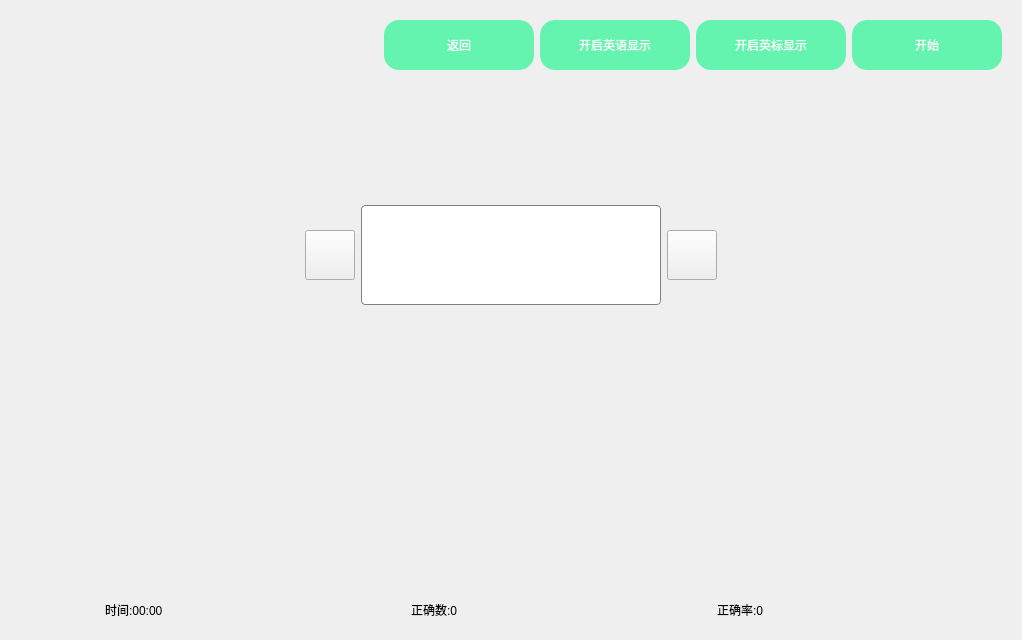
     <widget class="QWidget" name="page2">
      <layout class="QVBoxLayout" name="verticalLayout_7">
       <item>
        <widget class="QWidget" name="widget" native="true">
         <property name="minimumSize">
          <size>
           <width>100</width>
           <height>50</height>
          </size>
         </property>
         <layout class="QHBoxLayout" name="horizontalLayout">
          <item>
           <spacer name="horizontalSpacer">
            <property name="orientation">
             <enum>Qt::Horizontal</enum>
            </property>
            <property name="sizeHint" stdset="0">
             <size>
              <width>40</width>
              <height>20</height>
             </size>
            </property>
           </spacer>
          </item>
          <item>
           <widget class="QPushButton" name="btn_page2">
            <property name="minimumSize">
             <size>
              <width>150</width>
              <height>50</height>
             </size>
            </property>
            <property name="maximumSize">
             <size>
              <width>50</width>
              <height>50</height>
             </size>
            </property>
            <property name="styleSheet">
             <string notr="true">QPushButton{font: 25 12pt '微软雅黑 Light';color: rgb(255,255,255);background-color: rgb(100,244,175);border: none;border-radius:15px;}
QPushButton:hover{background-color: rgb(22,218,208);}hover
QPushButton:pressed{background-color: rgb(17,171,164);}
</string>
            </property>
            <property name="text">
             <string>返回</string>
            </property>
           </widget>
          </item>
          <item>
           <widget class="QPushButton" name="btn_en_show">
            <property name="minimumSize">
             <size>
              <width>150</width>
              <height>50</height>
             </size>
            </property>
            <property name="maximumSize">
             <size>
              <width>150</width>
              <height>50</height>
             </size>
            </property>
            <property name="styleSheet">
             <string notr="true">QPushButton{font: 25 10pt '微软雅黑 Light';color: rgb(255,255,255);background-color: rgb(100,244,175);border: none;border-radius:15px;}
QPushButton:hover{background-color: rgb(22,218,208);}hover
QPushButton:pressed{background-color: rgb(17,171,164);}
</string>
            </property>
            <property name="text">
             <string>开启英语显示</string>
            </property>
           </widget>
          </item>
          <item>
           <widget class="QPushButton" name="btn_phone">
            <property name="minimumSize">
             <size>
              <width>150</width>
              <height>50</height>
             </size>
            </property>
            <property name="styleSheet">
             <string notr="true">QPushButton{font: 25 10pt '微软雅黑 Light';color: rgb(255,255,255);background-color: rgb(100,244,175);border: none;border-radius:15px;}
QPushButton:hover{background-color: rgb(22,218,208);}hover
QPushButton:pressed{background-color: rgb(17,171,164);}
</string>
            </property>
            <property name="text">
             <string>开启英标显示</string>
            </property>
           </widget>
          </item>
          <item>
           <widget class="QPushButton" name="btn_start">
            <property name="minimumSize">
             <size>
              <width>150</width>
              <height>50</height>
             </size>
            </property>
            <property name="styleSheet">
             <string notr="true">QPushButton{font: 25 12pt '微软雅黑 Light';color: rgb(255,255,255);background-color: rgb(100,244,175);border: none;border-radius:15px;}
QPushButton:hover{background-color: rgb(22,218,208);}hover
QPushButton:pressed{background-color: rgb(17,171,164);}
</string>
            </property>
            <property name="text">
             <string>开始</string>
            </property>
           </widget>
          </item>
         </layout>
        </widget>
       </item>
       <item alignment="Qt::AlignHCenter">
        <widget class="QWidget" name="widget_8" native="true">
         <property name="minimumSize">
          <size>
           <width>1000</width>
           <height>500</height>
          </size>
         </property>
         <property name="maximumSize">
          <size>
           <width>100</width>
           <height>500</height>
          </size>
         </property>
         <layout class="QVBoxLayout" name="verticalLayout_6">
          <item>
           <widget class="QLabel" name="label_rw">
            <property name="minimumSize">
             <size>
              <width>0</width>
              <height>80</height>
             </size>
            </property>
            <property name="maximumSize">
             <size>
              <width>16777215</width>
              <height>100</height>
             </size>
            </property>
            <property name="text">
             <string/>
            </property>
           </widget>
          </item>
          <item>
           <widget class="QWidget" name="widget_9" native="true">
            <layout class="QHBoxLayout" name="horizontalLayout_5">
             <item>
              <spacer name="horizontalSpacer_10">
               <property name="orientation">
                <enum>Qt::Horizontal</enum>
               </property>
               <property name="sizeHint" stdset="0">
                <size>
                 <width>40</width>
                 <height>20</height>
                </size>
               </property>
              </spacer>
             </item>
             <item>
              <widget class="QPushButton" name="btn_enter">
               <property name="minimumSize">
                <size>
                 <width>50</width>
                 <height>50</height>
                </size>
               </property>
               <property name="maximumSize">
                <size>
                 <width>50</width>
                 <height>50</height>
                </size>
               </property>
               <property name="styleSheet">
                <string notr="true">QPushButton#btn_enter{border-image:url(:/nakiri/sou/确认-1.png);}
QPushButton#btn_enter:hover{border-image:url(:/nakiri/sou/确认-2.png);}</string>
               </property>
               <property name="text">
                <string/>
               </property>
              </widget>
             </item>
             <item>
              <widget class="QLineEdit" name="lineEdit">
               <property name="minimumSize">
                <size>
                 <width>300</width>
                 <height>100</height>
                </size>
               </property>
               <property name="maximumSize">
                <size>
                 <width>300</width>
                 <height>16777215</height>
                </size>
               </property>
               <property name="styleSheet">
                <string notr="true">QLineEdit
{
border: 1px solid gray;
border-radius: 4px;
padding: 0 8px;
background: rgab(0,0,0,0);
selection-background-color: darkgray;
}</string>
               </property>
              </widget>
             </item>
             <item>
              <widget class="QPushButton" name="btn_voice">
               <property name="minimumSize">
                <size>
                 <width>50</width>
                 <height>50</height>
                </size>
               </property>
               <property name="maximumSize">
                <size>
                 <width>50</width>
                 <height>50</height>
                </size>
               </property>
               <property name="styleSheet">
                <string notr="true">QPushButton#btn_voice{border-image:url(:/nakiri/sou/声音-线性.png);}
QPushButton#btn_voice:hover{border-image:url(:/nakiri/sou/声音.png);}</string>
               </property>
               <property name="text">
                <string/>
               </property>
              </widget>
             </item>
             <item>
              <spacer name="horizontalSpacer_11">
               <property name="orientation">
                <enum>Qt::Horizontal</enum>
               </property>
               <property name="sizeHint" stdset="0">
                <size>
                 <width>40</width>
                 <height>20</height>
                </size>
               </property>
              </spacer>
             </item>
            </layout>
           </widget>
          </item>
          <item>
           <widget class="QLabel" name="label_phone">
            <property name="minimumSize">
             <size>
              <width>400</width>
              <height>50</height>
             </size>
            </property>
            <property name="maximumSize">
             <size>
              <width>16777215</width>
              <height>50</height>
             </size>
            </property>
            <property name="text">
             <string/>
            </property>
           </widget>
          </item>
          <item>
           <widget class="QLabel" name="label_trans">
            <property name="minimumSize">
             <size>
              <width>400</width>
              <height>200</height>
             </size>
            </property>
            <property name="text">
             <string/>
            </property>
           </widget>
          </item>
         </layout>
        </widget>
       </item>
       <item>
        <widget class="QWidget" name="widget_7" native="true">
         <layout class="QHBoxLayout" name="horizontalLayout_4">
          <item>
           <spacer name="horizontalSpacer_3">
            <property name="orientation">
             <enum>Qt::Horizontal</enum>
            </property>
            <property name="sizeHint" stdset="0">
             <size>
              <width>40</width>
              <height>20</height>
             </size>
            </property>
           </spacer>
          </item>
          <item>
           <widget class="QLabel" name="label_time">
            <property name="minimumSize">
             <size>
              <width>200</width>
              <height>0</height>
             </size>
            </property>
            <property name="text">
             <string>时间:00:00</string>
            </property>
           </widget>
          </item>
          <item>
           <spacer name="horizontalSpacer_5">
            <property name="orientation">
             <enum>Qt::Horizontal</enum>
            </property>
            <property name="sizeType">
             <enum>QSizePolicy::Fixed</enum>
            </property>
            <property name="sizeHint" stdset="0">
             <size>
              <width>100</width>
              <height>20</height>
             </size>
            </property>
           </spacer>
          </item>
          <item>
           <widget class="QLabel" name="label_right_sum">
            <property name="minimumSize">
             <size>
              <width>200</width>
              <height>0</height>
             </size>
            </property>
            <property name="text">
             <string>正确数:0</string>
            </property>
           </widget>
          </item>
          <item>
           <spacer name="horizontalSpacer_6">
            <property name="orientation">
             <enum>Qt::Horizontal</enum>
            </property>
            <property name="sizeType">
             <enum>QSizePolicy::Fixed</enum>
            </property>
            <property name="sizeHint" stdset="0">
             <size>
              <width>100</width>
              <height>20</height>
             </size>
            </property>
           </spacer>
          </item>
          <item>
           <widget class="QLabel" name="label_right_ratio">
            <property name="minimumSize">
             <size>
              <width>200</width>
              <height>0</height>
             </size>
            </property>
            <property name="text">
             <string>正确率:0</string>
            </property>
           </widget>
          </item>
          <item>
           <spacer name="horizontalSpacer_8">
            <property name="orientation">
             <enum>Qt::Horizontal</enum>
            </property>
            <property name="sizeHint" stdset="0">
             <size>
              <width>40</width>
              <height>20</height>
             </size>
            </property>
           </spacer>
          </item>
         </layout>
        </widget>
       </item>
      </layout>
     </widget>
